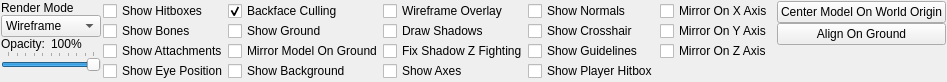
<?xml version="1.0" encoding="UTF-8"?>
<ui version="4.0">
 <class>ui::assets::studiomodel::StudioModelModelDisplayPanel</class>
 <widget class="QWidget" name="ui::assets::studiomodel::StudioModelModelDisplayPanel">
  <property name="geometry">
   <rect>
    <x>0</x>
    <y>0</y>
    <width>857</width>
    <height>75</height>
   </rect>
  </property>
  <property name="windowTitle">
   <string>Form</string>
  </property>
  <layout class="QGridLayout" name="gridLayout_2">
   <property name="leftMargin">
    <number>1</number>
   </property>
   <property name="topMargin">
    <number>1</number>
   </property>
   <property name="rightMargin">
    <number>1</number>
   </property>
   <property name="bottomMargin">
    <number>1</number>
   </property>
   <property name="horizontalSpacing">
    <number>2</number>
   </property>
   <property name="verticalSpacing">
    <number>0</number>
   </property>
   <item row="0" column="5">
    <spacer name="horizontalSpacer">
     <property name="orientation">
      <enum>Qt::Horizontal</enum>
     </property>
     <property name="sizeHint" stdset="0">
      <size>
       <width>0</width>
       <height>20</height>
      </size>
     </property>
    </spacer>
   </item>
   <item row="0" column="2">
    <widget class="QWidget" name="MirrorWidget" native="true">
     <layout class="QGridLayout" name="gridLayout_4">
      <property name="leftMargin">
       <number>0</number>
      </property>
      <property name="topMargin">
       <number>0</number>
      </property>
      <property name="rightMargin">
       <number>0</number>
      </property>
      <property name="bottomMargin">
       <number>0</number>
      </property>
      <property name="spacing">
       <number>0</number>
      </property>
      <item row="1" column="0">
       <widget class="QCheckBox" name="MirrorOnYAxis">
        <property name="text">
         <string>Mirror On Y Axis</string>
        </property>
       </widget>
      </item>
      <item row="0" column="0">
       <widget class="QCheckBox" name="MirrorOnXAxis">
        <property name="text">
         <string>Mirror On X Axis</string>
        </property>
       </widget>
      </item>
      <item row="2" column="0">
       <widget class="QCheckBox" name="MirrorOnZAxis">
        <property name="text">
         <string>Mirror On Z Axis</string>
        </property>
       </widget>
      </item>
      <item row="3" column="0">
       <spacer name="verticalSpacer_5">
        <property name="orientation">
         <enum>Qt::Vertical</enum>
        </property>
        <property name="sizeHint" stdset="0">
         <size>
          <width>20</width>
          <height>0</height>
         </size>
        </property>
       </spacer>
      </item>
     </layout>
    </widget>
   </item>
   <item row="0" column="1">
    <widget class="QWidget" name="CheckBoxesWidget" native="true">
     <layout class="QGridLayout" name="gridLayout_3">
      <property name="leftMargin">
       <number>0</number>
      </property>
      <property name="topMargin">
       <number>0</number>
      </property>
      <property name="rightMargin">
       <number>0</number>
      </property>
      <property name="bottomMargin">
       <number>0</number>
      </property>
      <property name="spacing">
       <number>0</number>
      </property>
      <item row="2" column="1">
       <widget class="QCheckBox" name="MirrorModelOnGround">
        <property name="text">
         <string>Mirror Model On Ground</string>
        </property>
       </widget>
      </item>
      <item row="3" column="1">
       <widget class="QCheckBox" name="ShowBackground">
        <property name="text">
         <string>Show Background</string>
        </property>
       </widget>
      </item>
      <item row="2" column="0">
       <widget class="QCheckBox" name="ShowAttachments">
        <property name="text">
         <string>Show Attachments</string>
        </property>
       </widget>
      </item>
      <item row="0" column="2">
       <widget class="QCheckBox" name="WireframeOverlay">
        <property name="text">
         <string>Wireframe Overlay</string>
        </property>
       </widget>
      </item>
      <item row="0" column="0">
       <widget class="QCheckBox" name="ShowHitboxes">
        <property name="text">
         <string>Show Hitboxes</string>
        </property>
       </widget>
      </item>
      <item row="3" column="0">
       <widget class="QCheckBox" name="ShowEyePosition">
        <property name="text">
         <string>Show Eye Position</string>
        </property>
       </widget>
      </item>
      <item row="1" column="1">
       <widget class="QCheckBox" name="ShowGround">
        <property name="text">
         <string>Show Ground</string>
        </property>
       </widget>
      </item>
      <item row="1" column="2">
       <widget class="QCheckBox" name="DrawShadows">
        <property name="text">
         <string>Draw Shadows</string>
        </property>
       </widget>
      </item>
      <item row="1" column="0">
       <widget class="QCheckBox" name="ShowBones">
        <property name="text">
         <string>Show Bones</string>
        </property>
       </widget>
      </item>
      <item row="0" column="1">
       <widget class="QCheckBox" name="BackfaceCulling">
        <property name="text">
         <string>Backface Culling</string>
        </property>
        <property name="checked">
         <bool>true</bool>
        </property>
       </widget>
      </item>
      <item row="2" column="3">
       <widget class="QCheckBox" name="ShowGuidelines">
        <property name="text">
         <string>Show Guidelines</string>
        </property>
       </widget>
      </item>
      <item row="3" column="2">
       <widget class="QCheckBox" name="ShowAxes">
        <property name="text">
         <string>Show Axes</string>
        </property>
       </widget>
      </item>
      <item row="1" column="3">
       <widget class="QCheckBox" name="ShowCrosshair">
        <property name="text">
         <string>Show Crosshair</string>
        </property>
       </widget>
      </item>
      <item row="2" column="2">
       <widget class="QCheckBox" name="FixShadowZFighting">
        <property name="text">
         <string>Fix Shadow Z Fighting</string>
        </property>
       </widget>
      </item>
      <item row="0" column="3">
       <widget class="QCheckBox" name="ShowNormals">
        <property name="text">
         <string>Show Normals</string>
        </property>
       </widget>
      </item>
      <item row="3" column="3">
       <widget class="QCheckBox" name="ShowPlayerHitbox">
        <property name="text">
         <string>Show Player Hitbox</string>
        </property>
       </widget>
      </item>
      <item row="4" column="0" colspan="4">
       <spacer name="verticalSpacer_6">
        <property name="orientation">
         <enum>Qt::Vertical</enum>
        </property>
        <property name="sizeHint" stdset="0">
         <size>
          <width>20</width>
          <height>0</height>
         </size>
        </property>
       </spacer>
      </item>
     </layout>
    </widget>
   </item>
   <item row="1" column="0" colspan="5">
    <spacer name="verticalSpacer_3">
     <property name="orientation">
      <enum>Qt::Vertical</enum>
     </property>
     <property name="sizeHint" stdset="0">
      <size>
       <width>20</width>
       <height>0</height>
      </size>
     </property>
    </spacer>
   </item>
   <item row="0" column="3">
    <widget class="QWidget" name="FOVWidget" native="true">
     <layout class="QGridLayout" name="gridLayout_5">
      <property name="leftMargin">
       <number>0</number>
      </property>
      <property name="topMargin">
       <number>0</number>
      </property>
      <property name="rightMargin">
       <number>0</number>
      </property>
      <property name="bottomMargin">
       <number>0</number>
      </property>
      <property name="spacing">
       <number>0</number>
      </property>
     </layout>
    </widget>
   </item>
   <item row="0" column="4">
    <widget class="QWidget" name="widget" native="true">
     <layout class="QVBoxLayout" name="verticalLayout">
      <property name="spacing">
       <number>0</number>
      </property>
      <property name="leftMargin">
       <number>0</number>
      </property>
      <property name="topMargin">
       <number>0</number>
      </property>
      <property name="rightMargin">
       <number>0</number>
      </property>
      <property name="bottomMargin">
       <number>0</number>
      </property>
      <item>
       <widget class="QPushButton" name="CenterModelOnWorldOrigin">
        <property name="text">
         <string>Center Model On World Origin</string>
        </property>
       </widget>
      </item>
      <item>
       <widget class="QPushButton" name="AlignOnGround">
        <property name="text">
         <string>Align On Ground</string>
        </property>
       </widget>
      </item>
      <item>
       <spacer name="verticalSpacer">
        <property name="orientation">
         <enum>Qt::Vertical</enum>
        </property>
        <property name="sizeHint" stdset="0">
         <size>
          <width>20</width>
          <height>0</height>
         </size>
        </property>
       </spacer>
      </item>
     </layout>
    </widget>
   </item>
   <item row="0" column="0">
    <widget class="QWidget" name="RenderSettingsWidget" native="true">
     <property name="sizePolicy">
      <sizepolicy hsizetype="Fixed" vsizetype="Preferred">
       <horstretch>0</horstretch>
       <verstretch>0</verstretch>
      </sizepolicy>
     </property>
     <property name="minimumSize">
      <size>
       <width>100</width>
       <height>0</height>
      </size>
     </property>
     <property name="maximumSize">
      <size>
       <width>100</width>
       <height>16777215</height>
      </size>
     </property>
     <layout class="QGridLayout" name="gridLayout">
      <property name="leftMargin">
       <number>0</number>
      </property>
      <property name="topMargin">
       <number>0</number>
      </property>
      <property name="rightMargin">
       <number>0</number>
      </property>
      <property name="bottomMargin">
       <number>0</number>
      </property>
      <property name="spacing">
       <number>0</number>
      </property>
      <item row="2" column="0">
       <widget class="QLabel" name="label_2">
        <property name="text">
         <string>Opacity:</string>
        </property>
       </widget>
      </item>
      <item row="4" column="0" colspan="2">
       <spacer name="verticalSpacer_4">
        <property name="orientation">
         <enum>Qt::Vertical</enum>
        </property>
        <property name="sizeHint" stdset="0">
         <size>
          <width>20</width>
          <height>0</height>
         </size>
        </property>
       </spacer>
      </item>
      <item row="2" column="1">
       <widget class="QLabel" name="OpacityValueLabel">
        <property name="text">
         <string>100%</string>
        </property>
       </widget>
      </item>
      <item row="0" column="0" colspan="2">
       <widget class="QLabel" name="label">
        <property name="text">
         <string>Render Mode</string>
        </property>
       </widget>
      </item>
      <item row="1" column="0" colspan="2">
       <widget class="QComboBox" name="RenderModeComboBox">
        <property name="sizePolicy">
         <sizepolicy hsizetype="Preferred" vsizetype="Fixed">
          <horstretch>0</horstretch>
          <verstretch>0</verstretch>
         </sizepolicy>
        </property>
        <property name="minimumSize">
         <size>
          <width>0</width>
          <height>0</height>
         </size>
        </property>
        <property name="maximumSize">
         <size>
          <width>16777215</width>
          <height>16777215</height>
         </size>
        </property>
        <property name="currentText">
         <string>Wireframe</string>
        </property>
        <item>
         <property name="text">
          <string>Wireframe</string>
         </property>
        </item>
        <item>
         <property name="text">
          <string>Flat Shaded</string>
         </property>
        </item>
        <item>
         <property name="text">
          <string>Smooth Shaded</string>
         </property>
        </item>
        <item>
         <property name="text">
          <string>Texture Shaded</string>
         </property>
        </item>
       </widget>
      </item>
      <item row="3" column="0" colspan="2">
       <widget class="QSlider" name="OpacitySlider">
        <property name="sizePolicy">
         <sizepolicy hsizetype="Preferred" vsizetype="Fixed">
          <horstretch>0</horstretch>
          <verstretch>0</verstretch>
         </sizepolicy>
        </property>
        <property name="minimumSize">
         <size>
          <width>0</width>
          <height>0</height>
         </size>
        </property>
        <property name="maximumSize">
         <size>
          <width>16777215</width>
          <height>16777215</height>
         </size>
        </property>
        <property name="maximum">
         <number>100</number>
        </property>
        <property name="value">
         <number>100</number>
        </property>
        <property name="orientation">
         <enum>Qt::Horizontal</enum>
        </property>
        <property name="tickPosition">
         <enum>QSlider::TicksAbove</enum>
        </property>
        <property name="tickInterval">
         <number>10</number>
        </property>
       </widget>
      </item>
     </layout>
    </widget>
   </item>
  </layout>
 </widget>
 <resources/>
 <connections/>
</ui>
